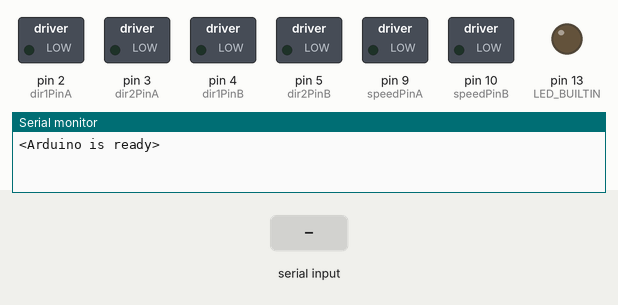
Recording of a sketch running on a simulated Arduino Uno, built with avr-gcc and run on an emulated ATmega328P. On the bench: switched loads named in the sketch (green lamp = pin HIGH), output pins drawn as LEDs (lit = HIGH), the last lines printed to the serial monitor. Inputs (shaded band) come from the test bench.

Above: at 1.2 s.
1.3 s: "<90,45>" received over Serial
At 1.6 s:
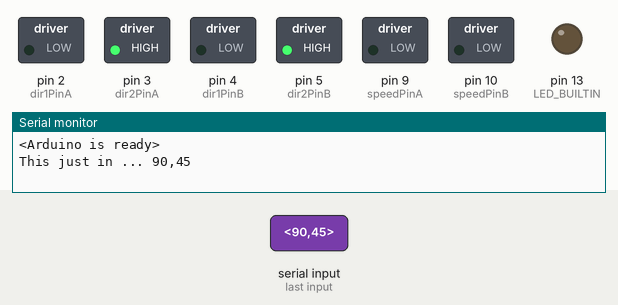
2.8 s: "<z90>" received over Serial
At 3.9 s:
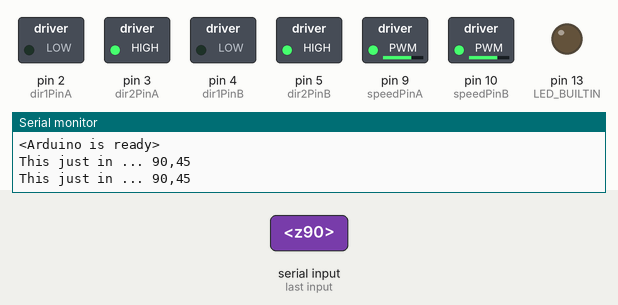
4.3 s: "<30,150>" received over Serial
At 5.1 s:
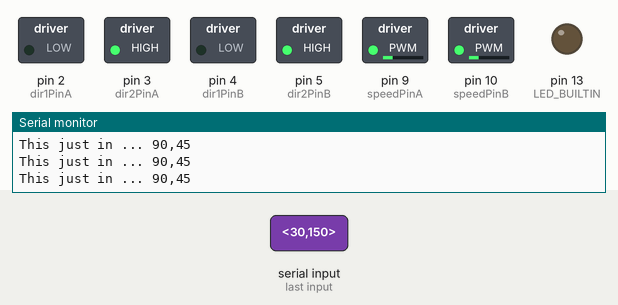
5.8 s: "<200>" received over Serial
At 6.2 s:
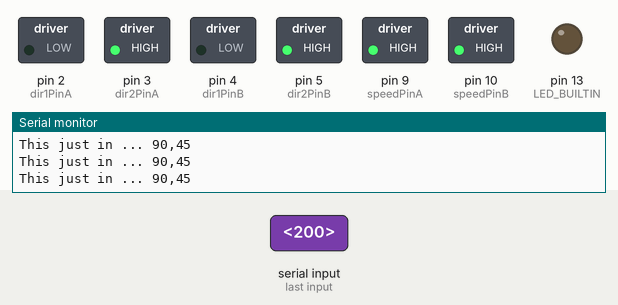
7.3 s: "<90>" received over Serial
At 8.5 s:
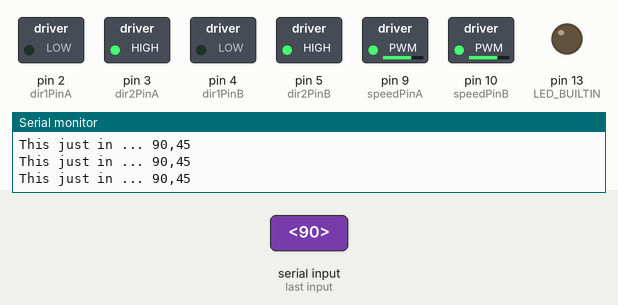
Timing chart, 0 to 9.8 s (numbered marks = the images above; inputs shaded):
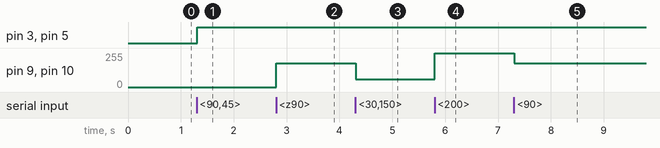

The sketch:

parseXYZ.ino
```cpp
const byte numChars = 32;
char receivedChars[numChars];
char xchars[numChars];
char ychars[numChars];
char zchars[numChars];
char lastchar = 'x';

boolean newData = false;

//Code by Reichenstein7 (thejamerson.com)

//Keyboard Controls:
//
// 1 -Motor 1 Left
// 2 -Motor 1 Stop
// 3 -Motor 1 Right
//
// 4 -Motor 2 Left
// 5 -Motor 2 Stop
// 6 -Motor 2 Right

// Declare L298N Dual H-Bridge Motor Controller directly since there is not a library to load.

// Motor 1
int dir1PinA = 2;
int dir2PinA = 3;
int speedPinA = 9; // Needs to be a PWM pin to be able to control motor speed

// Motor 2
int dir1PinB = 4;
int dir2PinB = 5;
int speedPinB = 10; // Needs to be a PWM pin to be able to control motor speed

int state = 0; //Let's define states as 0 for garage moving to path, 1 for going down path to end, 2 for turning around, 3 for going back to beginning of path, 4 for going to garage


void MLForward(int speed){
  analogWrite(speedPinA, speed);//Sets speed variable via PWM
  digitalWrite(dir1PinA, LOW);
  digitalWrite(dir2PinA, HIGH);
}

void MLStop(){
  analogWrite(speedPinA, 0);
  digitalWrite(dir1PinA, LOW);
  digitalWrite(dir2PinA, HIGH);
}

void MLReverse(int speed){
  analogWrite(speedPinA, speed);
  digitalWrite(dir1PinA, HIGH);
  digitalWrite(dir2PinA, LOW);
}

void MRForward(int speed){
  analogWrite(speedPinB, speed);//Sets speed variable via PWM
  digitalWrite(dir1PinB, LOW);
  digitalWrite(dir2PinB, HIGH);
}

void MRStop(){
  analogWrite(speedPinB, 0);
  digitalWrite(dir1PinB, LOW);
  digitalWrite(dir2PinB, HIGH);
}

void MRReverse(int speed){
  analogWrite(speedPinB, speed);
  digitalWrite(dir1PinB, HIGH);
  digitalWrite(dir2PinB, LOW);
}


void setup() {
  Serial.begin(9600);
  Serial.println("<Arduino is ready>");
  pinMode(LED_BUILTIN, OUTPUT);
  pinMode(dir1PinA, OUTPUT);
  pinMode(dir2PinA, OUTPUT);
  pinMode(speedPinA, OUTPUT);
  pinMode(dir1PinB, OUTPUT);
  pinMode(dir2PinB, OUTPUT);
  pinMode(speedPinB, OUTPUT);
}

void loop() {
  recvWithStartEndMarkers();
  showNewData();
}

void recvWithStartEndMarkers() {
  static boolean recvInProgress = false;
  static byte ndx = 0;
  char startMarker = '<';
  char endMarker = '>';
  char rc;

  // if (Serial.available() > 0) {
  while (Serial.available() > 0 && newData == false) {
    rc = Serial.read();

    if (recvInProgress == true) {
      if (rc != endMarker) {
        if(rc == 'x'){
          lastchar = 'x';
          ndx = 0;
          continue;
        }
        if(rc == 'y'){
          xchars[ndx]='\0';
          lastchar = 'y';
          ndx = 0;
          continue;
        }
        if(rc == 'z'){
          ychars[ndx]='\0';
          lastchar = 'z';
          ndx = 0;
          continue;
        }
        if(lastchar == 'x'){
          xchars[ndx] = rc;
          ndx++;
        }
        if(lastchar == 'y'){

          ychars[ndx] = rc;
          ndx++;
        }
        if(lastchar == 'z'){
          zchars[ndx] = rc;
          ndx++;
        }
//        receivedChars[ndx] = rc;
//        ndx++;
        if (ndx >= numChars) {
          ndx = numChars - 1;
        }
      }
      else {
        zchars[ndx] = '\0'; // terminate the string
        recvInProgress = false;
        ndx = 0;
        newData = true;
      }
    }

    else if (rc == startMarker) {
      recvInProgress = true;
    }
  }
}
String part1;
String part2;
String part3;
int speed = 0;
float distance = 0.0;
void showNewData() {
  if (newData == true) {

    speed = round(2*atof(zchars));
    if(speed>=255){
      speed = 255;
    }
    if(speed<60){
      speed = 0;
    }
    //if(distance>40){
      //digitalWrite(LED_BUILTIN,HIGH);
      MRForward(speed);
      MLForward(speed);
    //}
    //else{
     // digitalWrite(LED_BUILTIN, LOW);
      //MRStop();
      //MLStop();
    //}

    Serial.print("This just in ... ");
    Serial.println(xchars);
    //Serial.println(ychars);
    //Serial.println(zchars);
    newData = false;
  }
}
```

Measured:
- after the input at 1.3 s, pin 3 (dir2PinA), pin 5 (dir2PinB): LOW → HIGH at once
- after the input at 2.8 s, pin 9 (speedPinA), pin 10 (speedPinB): 0/255 → 180/255 at once
- after the input at 4.3 s, pin 9 (speedPinA), pin 10 (speedPinB): 180/255 → 60/255 at once
- after the input at 5.8 s, pin 9 (speedPinA), pin 10 (speedPinB): 60/255 → 255/255 at once
- after the input at 7.3 s, pin 9 (speedPinA), pin 10 (speedPinB): 255/255 → 180/255 at once
